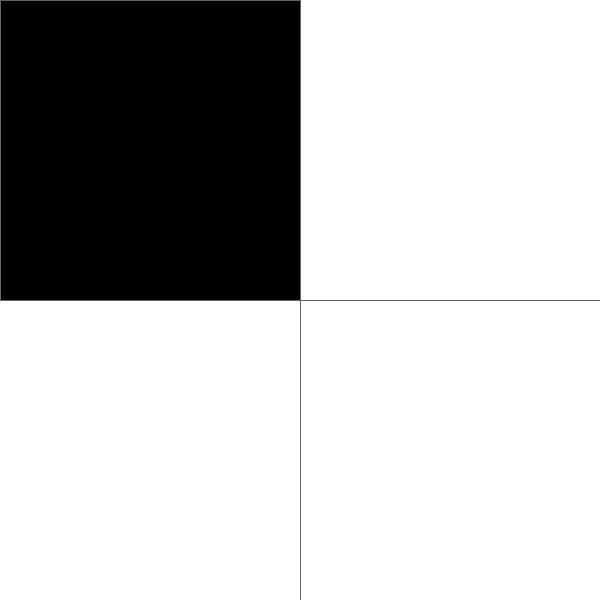
Frame 1 (no input)
Frame 60 (the mouse pressed at the canvas centre just before this capture): identical to frame 1, image omitted
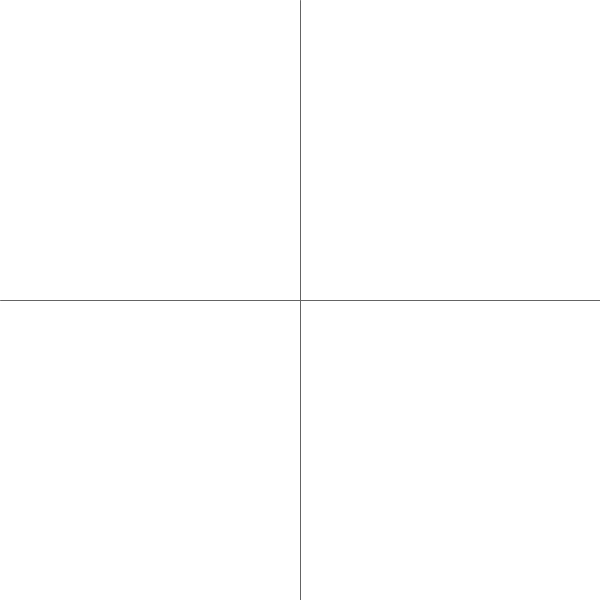
Frame 120 (the mouse held since frame 60 and released just before this capture)

The Processing sketch that drew these frames (run headless with seeded random() and noise(); from frame 60 on, the mouse is pressed at the canvas centre):

// Processing sketch: aba08
// ── aba08.pde
//Condizionali

void setup() {
  size(600, 600);
}

void draw() {
  background(255);
  stroke(100);
  line(width/2, 0, width/2, height);
  line(0, height/2, width, height/2);
  
  if((mouseX < width/2) && (mouseY < height/2)) {
   fill(0);
   rect(0, 0, width/2, height/2);
  } else if((mouseX > width/2) && (mouseY < height/2)) {
   fill(0);
   rect(width/2, 0, width/2, height/2);
  } else if((mouseX < width/2) && (mouseY > height/2)) {
   fill(0);
   rect(0, height/2, width/2, height/2);
  } else if((mouseX > width/2) && (mouseY > height/2)) {
   fill(0);
   rect(width/2, height/2, width/2, height/2);
  }
}
